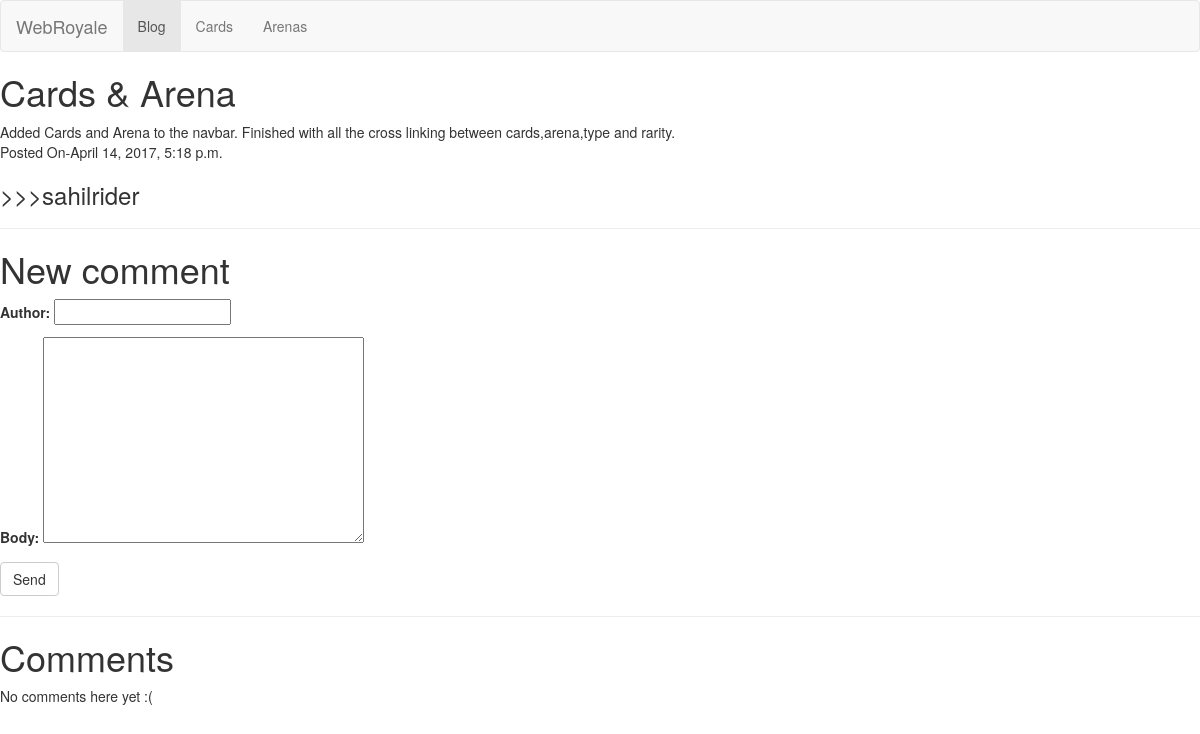
/blog/post/3/, run on the app's committed database.
### blog/models.py (models this page shows, shortened)
class Post(models.Model):
	title=models.CharField(max_length=50)
	body = models.TextField()
	posted=models.DateTimeField('date published')
	author=models.CharField(max_length=30)

### blog/views.py (the view)
# urls.py: url(r'^post/(?P<post_id>[0-9]+)/$', views.view_post, name='view_post'),
def view_post(request, post_id):
	post=get_object_or_404(Post, pk=post_id)
	if request.method=='POST':
		form=CommentForm(request.POST)
		if form.is_valid():
			comment=form.save(commit=False)
			comment.post=post
			comment.save()
	else:
		form=CommentForm()
	return render(request,'blog/view_post.html',{'post':post,'form':form})

### blog/forms.py
class CommentForm(forms.ModelForm):
	class Meta:
		model=Comment
		fields=('author','body',)

### blog/templates/blog/view_post.html
{% extends 'blog/base.html' %}
{% block title %}{{ post.title }}{% endblock %}
{% block content %}
{{ post.body }}
<br>
Posted On-{{post.posted}}
<h3>>>>{{post.author}}</h3>
<hr>
    <h1>New comment</h1>
    <form method="POST" class="post-form">{% csrf_token %}
        {{ form.as_p }}
        <button type="submit" class="save btn btn-default">Send</button>
    </form>
<hr>
<h1>Comments</h1>
{% for comment in post.comments.all %}
    <div class="comment">
        <div class="date">{{ comment.posted_date }}</div>
        <strong>{{ comment.author }}</strong>
        <p>{{ comment.body|linebreaks }}</p>
        <hr>
    </div>
{% empty %}
    <p>No comments here yet :(</p>
{% endfor %}
{% endblock %}

### data on the page
Post: title "Cards & Arena", body "Added Cards and Arena to the navbar. Finished with all the cross linking between cards,arena,type and rarity.", posted "April 14, 2017, 5:18 p.m.", author "sahilrider"
